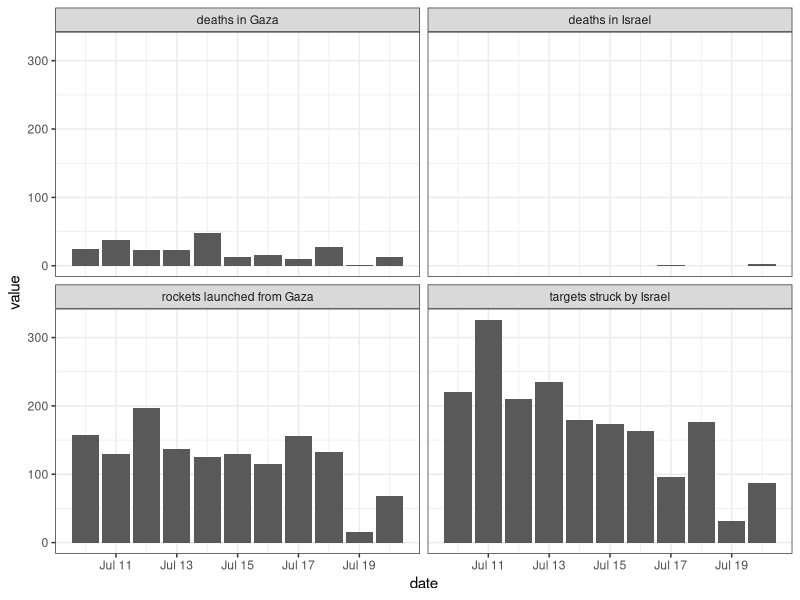
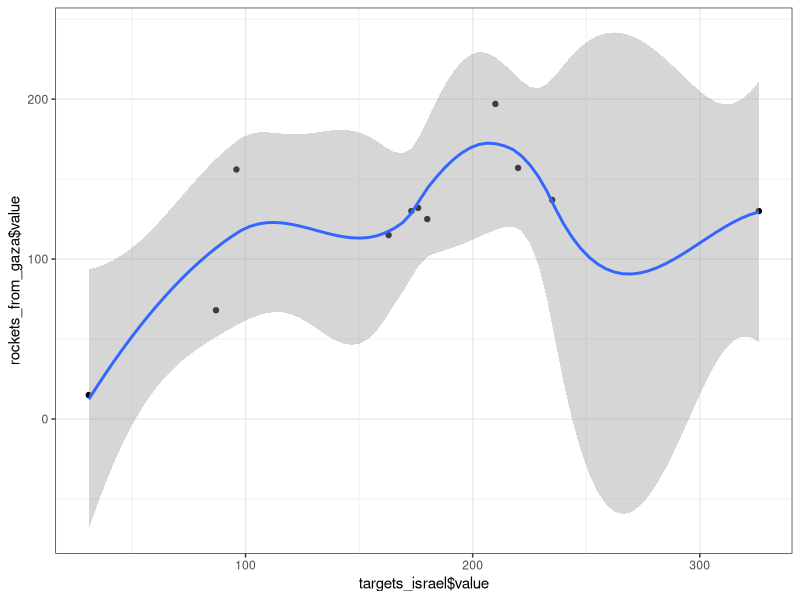
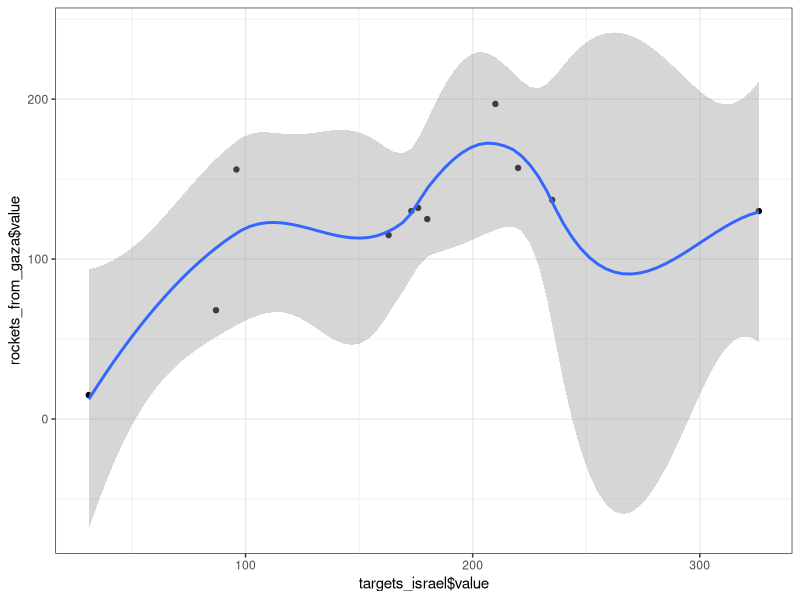

Reproduce these figures in R, in order.
# plotting the data
library(ggplot2)

# loading data
data_plot <- read.csv('data/data.csv')

# standardizing
data_plot$date <- as.Date(data_plot$date)
data_plot$value <- as.numeric(sub(",", "", data_plot$value))

# ploting
plot <- ggplot(data_plot) + theme_bw() + 
    geom_bar(aes(date, value), stat = 'identity') + 
    facet_wrap(~ variable)

# storing plot
ggsave('plot.png', plot)


## correlation plots ##
deaths_in_gaza <- data_plot[data_plot$variable == 'deaths in Gaza', ]
rockets_from_gaza <- data_plot[data_plot$variable == 'rockets launched from Gaza', ]
targets_israel <- data_plot[data_plot$variable == 'targets struck by Israel', ]

# more correlated with the number of deaths in Gaza
cor_plot1 <- ggplot() + theme_bw() +
    geom_point(aes(deaths_in_gaza$value, rockets_from_gaza$value)) +
    geom_smooth(aes(deaths_in_gaza$value, rockets_from_gaza$value))

cor(deaths_in_gaza$value, rockets_from_gaza$value)

# less correlated with the number of rockets from Gaza
cor_plot2 <- ggplot() + theme_bw() +
    geom_point(aes(targets_israel$value, rockets_from_gaza$value)) +
    geom_smooth(aes(targets_israel$value, rockets_from_gaza$value))

cor(targets_israel$value, rockets_from_gaza$value)

ggsave('cor_plot1.png', cor_plot2)
ggsave('cor_plot2.png', cor_plot2)
